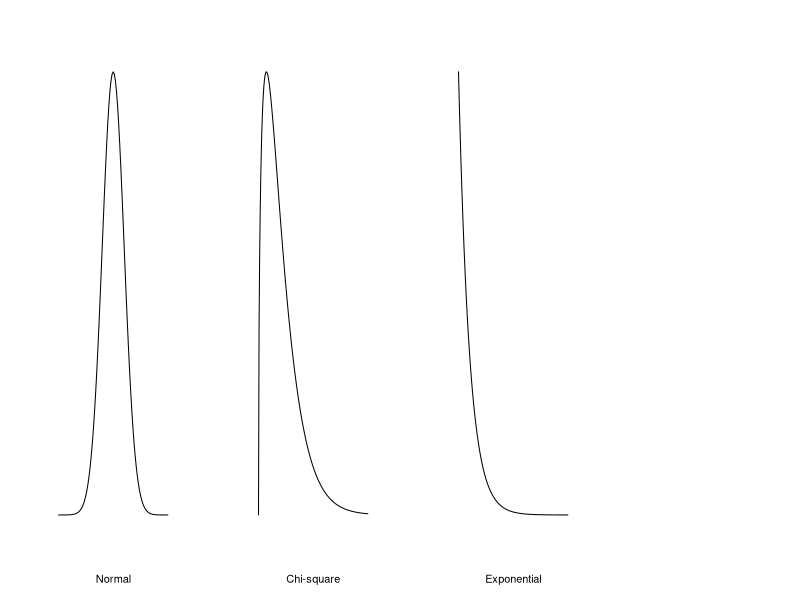
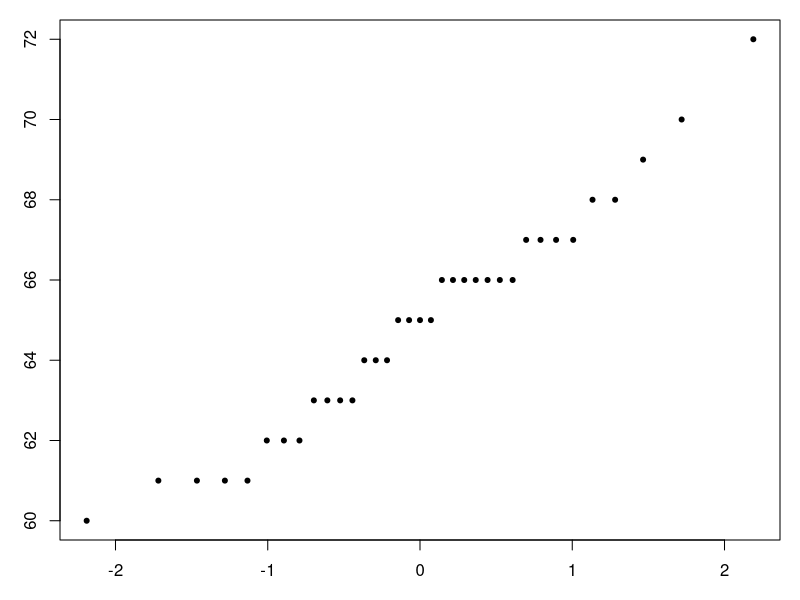
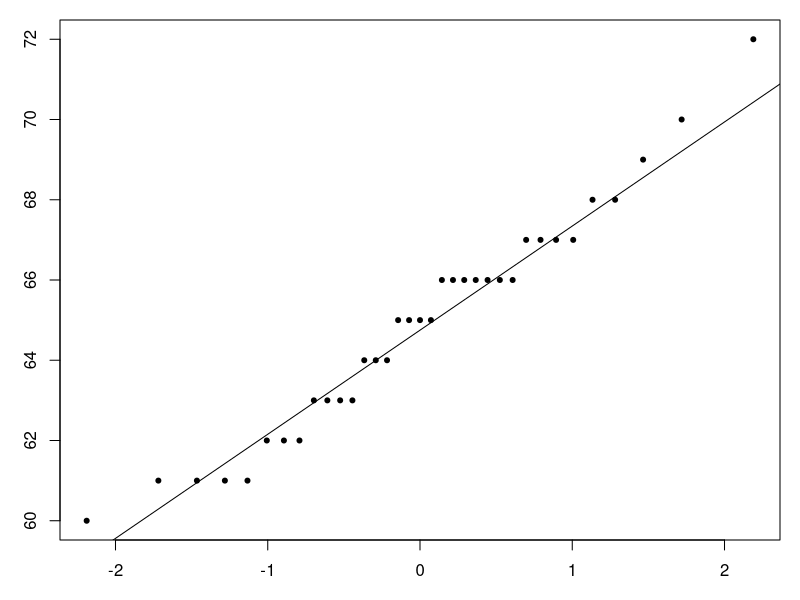
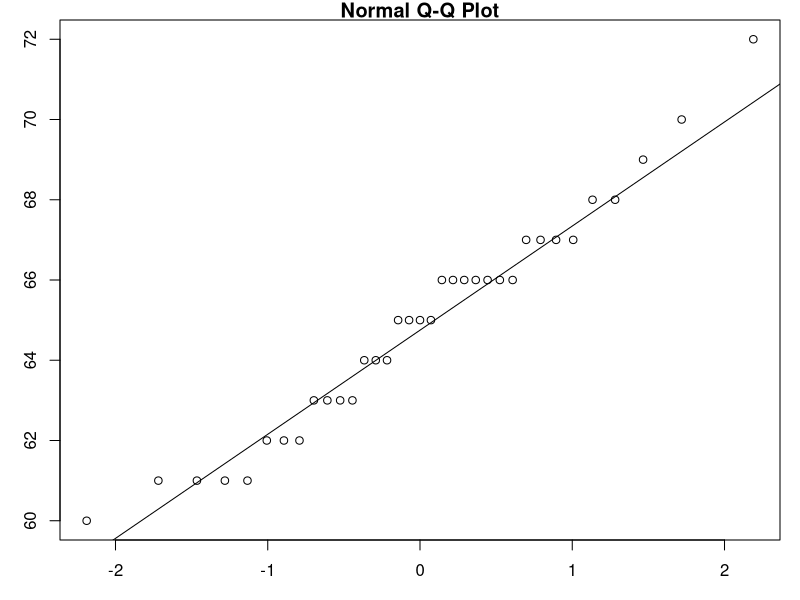
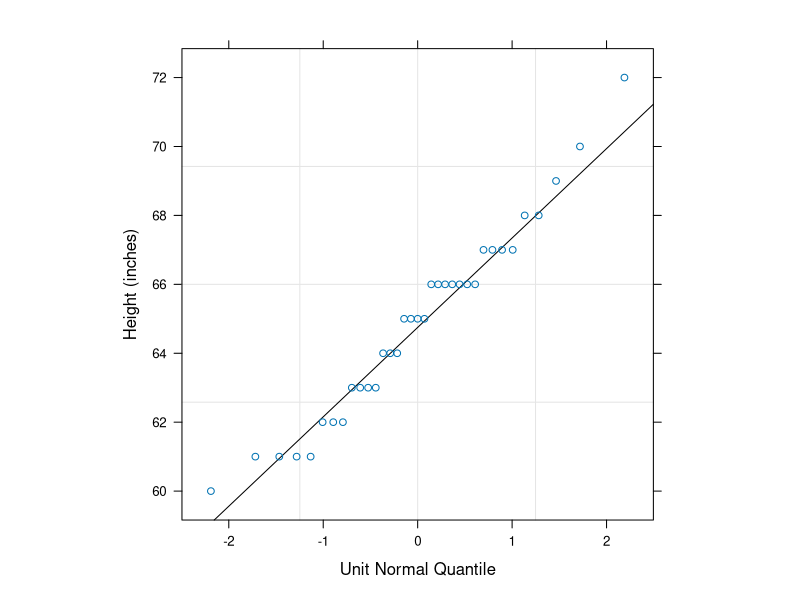
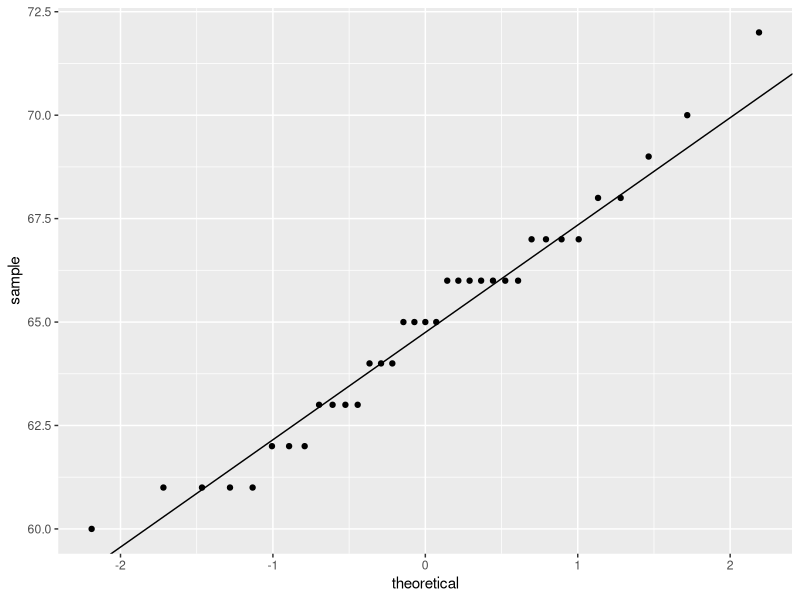
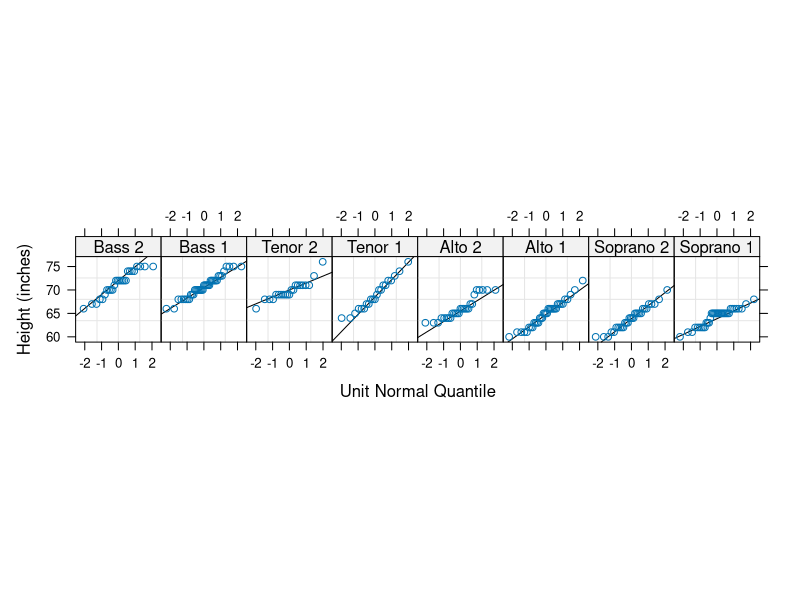

Generate these figures, in order, with R:
## ---- chunk 1
knitr::opts_chunk$set(message=FALSE, warning=FALSE, results='hold')
## ---- chunk 2
OP <- par( mfrow=c(1,4))
x <- seq(-5, 5, 0.1)
plot(dnorm(x,0,1) ~ x, type="l",axes = FALSE, ylab=NA, xlab="Normal")
x <- seq(0, 20, 0.1)
plot(dchisq(x,3,1) ~ x, type="l",axes = FALSE, ylab=NA, xlab="Chi-square")
x <- seq(0, 10, 0.1)
plot(dexp(x,1) ~ x, type="l",axes = FALSE, ylab=NA, xlab=("Exponential"))
par(OP)
## ---- chunk 3
df <- lattice::singer
alto <- df[df$voice.part == "Alto 1", 1]
## ---- chunk 4
alto <- sort(alto)
## ---- chunk 5
i  <- 1:length(alto)
fi <- (i - 0.5) / length(alto)
x.norm <- qnorm(fi)
## ---- chunk 6
OP <-par(mar=c(3,3,1,1))
plot( alto ~ x.norm, type="p", xlab="Normal quantiles", pch=20)
par(OP)
## ---- chunk 7
# Find 1st and 3rd quartile for the Alto 1 data
y <- quantile(alto, c(0.25, 0.75))

# Find the 1st and 3rd quartile of the normal distribution
x <- qnorm( c(0.25, 0.75))

# Now we can compute the intercept and slope of the line that passes
# through these points
slope <- diff(y) / diff(x)
int   <- y[1] - slope * x[1]
## ---- chunk 8
OP <-par(mar=c(3,3,1,1))
plot( alto ~ x.norm, type="p", xlab="Normal quantiles", pch=20)
abline(a=int, b=slope )
par(OP)
## ---- chunk 9
OP <-par(mar=c(3,3,1,1))
qqnorm(alto)
qqline(alto)
par(OP)
## ---- chunk 10
library(lattice)
qqmath(~ alto,
       data=singer,
       prepanel = prepanel.qqmathline,
       panel = function(x, ...) {
         panel.grid()
         panel.qqmathline(x, distribution = qnorm)
         panel.qqmath(x, ...)
       },
       aspect=1, 
       xlab = "Unit Normal Quantile",
       ylab="Height (inches)")
## ---- chunk 11
library(ggplot2)

# Find the slope and intercept that passes through the 1st and 3rd quartile
# of the normal q-q plot

y <- quantile(alto, c(0.25, 0.75))
x <- qnorm( c(0.25, 0.75))
slope <- diff(y) / diff(x)
int   <- y[1] - slope * x[1]

# Generate normal q-q plot
ggplot() + aes(sample=alto) + stat_qq(dist=qnorm) + 
           geom_abline(intercept=int, slope=slope)            
## ---- chunk 12
library(lattice)
qqmath(~ height | voice.part,
       data=singer,
       prepanel = prepanel.qqmathline,
       panel = function(x, ...) {
         panel.grid()
         panel.qqmathline(x, distribution = qnorm)
         panel.qqmath(x, ...)
       },
       layout=c(8,1),
       aspect=1, 
       xlab = "Unit Normal Quantile",
       ylab="Height (inches)")

